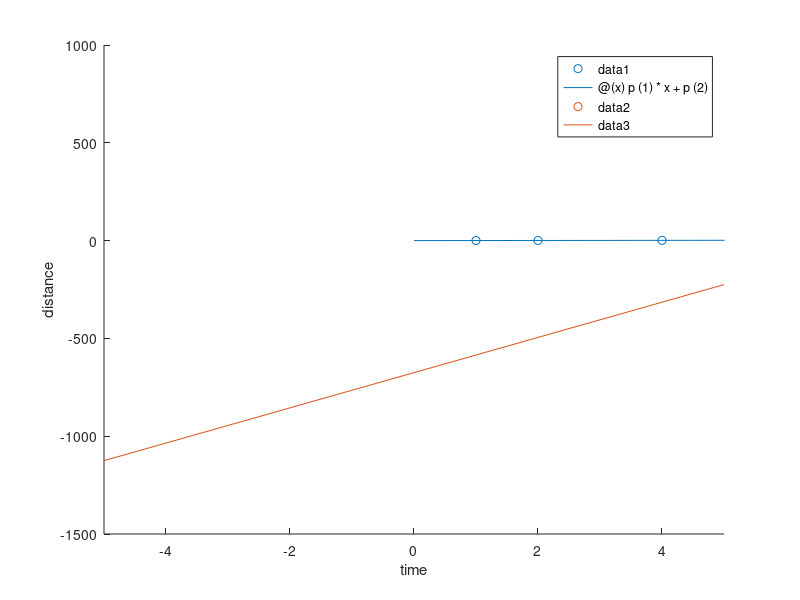

The MATLAB script that drew this image: (Note: this script raises an error after producing the figure.)
%% Exam 2: 1 debugging, 2 Least squares, 1 code development

clc; clear all; close all; 

F=[1 2 4 6 10 20];
s=[.3 .7 1.3 1.9 3.2 6.3];
p=polyfit(F,s,1);

scatter(F,s,'o')
xlabel('force'); ylabel('elongation')
y=@(x) p(1)*x+p(2);
hold on;
fplot(y,[0 25])

%% example 2
s=[140 220 310 410];
t=[9 10 11 12];

scatter(t,s)
xlabel('time')
ylabel('distance')

p=polyfit(t,s,1);
y1=@(x) p(1)*x+p(2);
hold on;
fplot(y1)

curveFitter(t,s)

% Use comments on exam